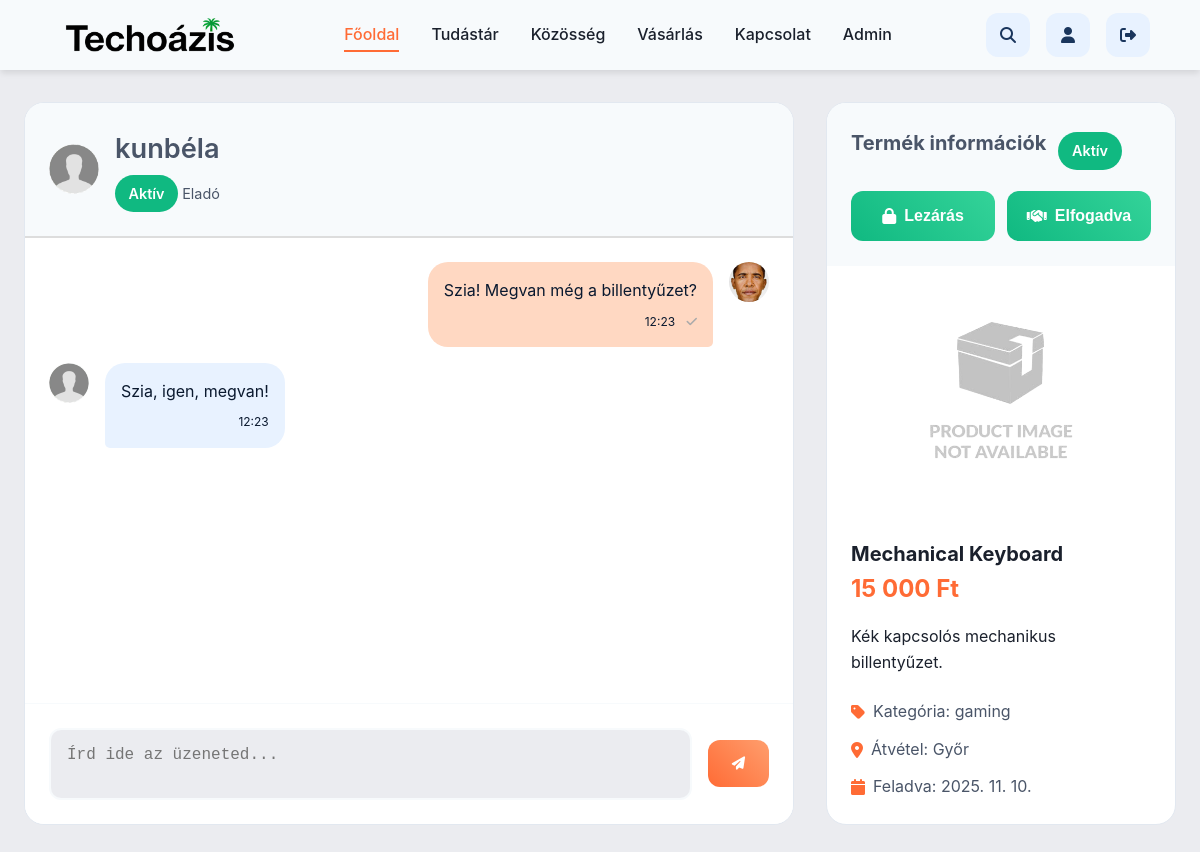
Page /pages/conversation.php?product_id=6 (signed in) on the committed database.
### tables this page shows
CREATE TABLE users (
  user_id int(11) NOT NULL AUTO_INCREMENT PRIMARY KEY,
  username varchar(100) NOT NULL,
  username_slug varchar(100) DEFAULT NULL,
  email varchar(255) NOT NULL,
  user_password varchar(255) NOT NULL,
  is_active char(1) NOT NULL DEFAULT 'A',
  registration_date datetime DEFAULT CURRENT_TIMESTAMP,
  user_role char(1) NOT NULL,
  ip varchar(45) DEFAULT NULL,
  activation_code varchar(128) DEFAULT NULL,
  profile_image varchar(255) NOT NULL DEFAULT 'uploads/profile_images/anonymous.png',
  total_posts int(11) DEFAULT 0,
  total_comments int(11) DEFAULT 0,
  sold_items int(11) DEFAULT 0,
  bought_items int(11) DEFAULT 0,
  avg_rating decimal(3,2) DEFAULT 0.00,
  reset_token_hash varchar(64) DEFAULT NULL,
  reset_token_expires_at datetime DEFAULT NULL,
  remember_token VARCHAR(64) NULL,
  remember_expire DATETIME NULL
);

CREATE TABLE conversations (
  conversation_id int(11) NOT NULL AUTO_INCREMENT PRIMARY KEY,
  product_id int(11) NOT NULL,
  seller_user_id int(11) NOT NULL,
  buyer_user_id int(11) NOT NULL,
  conv_status enum('open','deal_made','archived') DEFAULT 'open',
  created_at datetime DEFAULT CURRENT_TIMESTAMP,
  updated_at datetime DEFAULT NULL,
  is_seller_agreed tinyint(1) DEFAULT 0,
  is_buyer_agreed tinyint(1) DEFAULT 0,
  seller_archived tinyint(1) DEFAULT 0,
  buyer_archived tinyint(1) DEFAULT 0,
  UNIQUE KEY product_id (product_id, buyer_user_id)
);

CREATE TABLE products (
  product_id int(11) NOT NULL AUTO_INCREMENT PRIMARY KEY,
  seller_user_id int(11) NOT NULL,
  product_name varchar(255) NOT NULL,
  category varchar(255) NOT NULL,
  product_description text NOT NULL,
  price decimal(10,2) DEFAULT NULL,
  product_status enum('active','sold','hidden') NOT NULL DEFAULT 'active',
  main_image_url varchar(255) DEFAULT NULL,
  pickup_location varchar(100) DEFAULT NULL,
  created_at datetime NOT NULL DEFAULT CURRENT_TIMESTAMP,
  updated_at datetime DEFAULT NULL
);

CREATE TABLE messages (
  message_id int(11) NOT NULL AUTO_INCREMENT PRIMARY KEY,
  conversation_id int(11) NOT NULL,
  sender_user_id int(11) NOT NULL,
  user_message text NOT NULL,
  sent_at datetime DEFAULT CURRENT_TIMESTAMP,
  is_read tinyint(1) DEFAULT 0
);

### app/conversation_logic.php (called while the page is built, shortened)
<?php
require_once __DIR__ . '/db.php';
$user_id = (int)$_SESSION['user_id'];
$product_id = isset($_REQUEST['product_id']) ? (int)$_REQUEST['product_id'] : 0;
$conversation_id = isset($_REQUEST['conv_id']) ? (int)$_REQUEST['conv_id'] : 0;
$stmt = $conn->prepare("
    SELECT
        p.product_id,
        p.seller_user_id,
        p.product_name,
        p.category,
        p.product_description,
        p.price,
        p.product_status,
        p.pickup_location,
        p.created_at,
        u.username AS seller_username,
        u.profile_image AS seller_image,
        (SELECT image_path FROM product_images WHERE product_id = p.product_id LIMIT 1) as main_image
    FROM products p
    JOIN users u ON p.seller_user_id = u.user_id
    WHERE p.product_id = ?
    LIMIT 1
");
$stmt->bind_param("i", $product_id);
$stmt->execute();
$result = $stmt->get_result();
$product = $result->fetch_assoc();
$is_seller = ($product['seller_user_id'] === $user_id);
if (!$is_seller && $conversation_id === 0) {
    $stmt = $conn->prepare("
        SELECT conversation_id
        FROM conversations
        WHERE product_id = ?
          AND buyer_user_id = ?
        LIMIT 1
    ");
    $stmt->bind_param("ii", $product_id, $user_id);
    $stmt->execute();
    $result = $stmt->get_result();
    $existing = $result->fetch_assoc();
    if ($existing) {
        $conversation_id = (int)$existing['conversation_id'];
    }
}
$stmt = $conn->prepare("
    SELECT
        c.*,
        p.product_name,
        p.product_status,
        u1.username AS seller_username,
        u2.username AS buyer_username
    FROM conversations c
    JOIN products p ON c.product_id = p.product_id
    JOIN users u1 ON c.seller_user_id = u1.user_id
    JOIN users u2 ON c.buyer_user_id = u2.user_id
    WHERE c.conversation_id = ?
    LIMIT 1
");
$stmt->bind_param("i", $conversation_id);
$stmt->execute();
$result = $stmt->get_result();
$conversation = $result->fetch_assoc();
$other_user_id = ($conversation['seller_user_id'] === $user_id) ? (int)$conversation['buyer_user_id'] : (int)$conversation['seller_user_id'];
$stmt = $conn->prepare("SELECT user_id, username, profile_image FROM users WHERE user_id = ? LIMIT 1");
$stmt->bind_param("i", $other_user_id);
$stmt->execute();
$other_user = $stmt->get_result()->fetch_assoc();
$stmt = $conn->prepare("
    SELECT
        m.message_id,
        m.conversation_id,
        m.sender_user_id,
        m.user_message,
        m.sent_at,
        m.is_read,
        u.username,
        u.profile_image
    FROM messages m
    JOIN users u ON m.sender_user_id = u.user_id
    WHERE m.conversation_id = ?
    ORDER BY m.sent_at ASC
");
$stmt->bind_param("i", $conversation_id);
$stmt->execute();
$result = $stmt->get_result();
$messages = $result->fetch_all(MYSQLI_ASSOC);
?>

### pages/conversation.php (the view, shortened to what this page needs)
<?php
require_once __DIR__ . '/../core/config.php';
require_once ROOT_PATH . '/app/conversation_logic.php';
?>
<!DOCTYPE html>
<html lang="hu">
<head>
    <link rel="stylesheet" href="<?= BASE_URL ?>/assets/css/index.css">
    <link rel="stylesheet" href="<?= BASE_URL ?>/assets/css/animations_microinteractions.css">
    <link rel="stylesheet" href="<?= BASE_URL ?>/assets/css/button_system.css">
    <link rel="stylesheet" href="<?= BASE_URL ?>/assets/css/modern_navbar.css">
    <link rel="stylesheet" href="<?= BASE_URL ?>/assets/css/conversation.css">
    <link rel="stylesheet" href="<?= BASE_URL ?>/assets/css/reset&base_styles.css">
    <link rel="stylesheet" href="<?= BASE_URL ?>/assets/css/container&grid_system.css">
    <link rel="stylesheet" href="https://cdnjs.cloudflare.com/ajax/libs/font-awesome/6.7.2/css/all.min.css" />
</head>
<body>
    <?php include ROOT_PATH . '/views/navbar.php'; ?>
    <section class="section-padding">
        <div class="conversation-container">
            <div class="conversation-layout">
                <div class="chat-section">
                    <div class="chat-header">
                        <div class="user-avatar">
                            <?php
                            $is_external = preg_match('/^https?:\/\//', $other_user['profile_image']);
                            if (!empty($other_user['profile_image'])) {
                                if ($is_external) {
                                    $other_profile_image = htmlspecialchars($other_user['profile_image']);
                                } else {
                                    $other_profile_image = BASE_URL . '/' . htmlspecialchars($other_user['profile_image']);
                                }
                            } else {
                                $other_profile_image = BASE_URL . 'uploads/profile_images/anonymous.png';
                            }
                            ?>
                            <img src="<?php echo $other_profile_image; ?>"
                                 alt="<?php echo htmlspecialchars($other_user['username']); ?>">
                        </div>
                        <div class="user-info">
                            <h3><?php echo htmlspecialchars($other_user['username']); ?></h3>
                            <p>
                                <span class="product-status-badge <?php echo $conversation['product_status']; ?>">
                                    <?php
                                    $status_map = ['active' => 'Aktív', 'sold' => 'Eladva', 'hidden' => 'Rejtett'];
                                    echo $status_map[$conversation['product_status']] ?? $conversation['product_status'];
                                    ?>
                                </span>
                                <?php echo $is_seller ? 'Vevő' : 'Eladó'; ?>
                            </p>
                        </div>
                    </div>
                    <div class="messages-container" id="messages-container">
                        <?php if (empty($messages)): ?>
                            <div class="empty-messages">
                                <i class="fas fa-comment-slash"></i>
                                <h3>Még nincsenek üzenetek</h3>
                                <p>Legyél te az első, aki üzenetet küld!</p>
                            </div>
                        <?php else: ?>
                            <?php foreach ($messages as $message): ?>
                                <?php
                                $is_external = preg_match('/^https?:\/\//', $message['profile_image']);
                                if (!empty($message['profile_image'])) {
                                    if ($is_external) {
                                        $message_profile_image = htmlspecialchars($message['profile_image']);
                                    } else {
                                        $message_profile_image = BASE_URL . '/' . htmlspecialchars($message['profile_image']);
                                    }
                                } else {
                                    $message_profile_image = BASE_URL . 'uploads/profile_images/anonymous.png';
                                }
                                ?>
                                <div class="message <?php echo $message['sender_user_id'] == $user_id ? 'sent' : 'received'; ?>" data-message-id="<?php echo $message['message_id']; ?>">
                                    <div class="message-avatar">
                                        <img src="<?php echo $message_profile_image; ?>" alt="Avatar">
                                    </div>
                                    <div class="message-content">
                                        <div class="message-text"><?php echo nl2br(htmlspecialchars($message['user_message'])); ?></div>
                                        <div class="message-time">
                                            <?php echo date('H:i', strtotime($message['sent_at'])); ?>
                                            <?php if ($message['sender_user_id'] == $user_id): ?>
                                                <?php if ($message['is_read']): ?>
                                                    <i class="fas fa-check-double message-status-icon read" title="Látta" style="margin-left: 0.5rem; color: var(--accent-600);"></i>
                                                <?php else: ?>
                                                    <i class="fas fa-check message-status-icon sent" title="Elküldve" style="margin-left: 0.5rem; color: #aaa;"></i>
                                                <?php endif; ?>
                                            <?php endif; ?>
                                        </div>
                                    </div>
                                </div>
                            <?php endforeach; ?>
                        <?php endif; ?>
                    </div>
                    <?php if ($conversation['conv_status'] === 'open'): ?>
                        <div class="message-input-container">
                            <form class="message-input-form" id="message-form" method="POST" action="<?= BASE_URL ?>/pages/conversation.php?conv_id=<?php echo $conversation_id; ?>&product_id=<?php echo $product_id; ?>">
                                <textarea class="message-input" id="message-input" name="user_message" placeholder="Írd ide az üzeneted..." required></textarea>
                                <button type="submit" class="send-button" id="send-button">
                                    <i class="fas fa-paper-plane"></i>
                                </button>
                            </form>
                        </div>
                    <?php endif; ?>
                </div>
                <div class="product-sidebar">
                    <div class="product-header">
                        <div class="info">
                            <h3>Termék információk</h3>
                            <div class="product-status-badge <?php echo $conversation['product_status']; ?>">
                                <?php echo $status_map[$conversation['product_status']] ?? $conversation['product_status']; ?>
                            </div>
                        </div>
                        <form method="POST" action="<?= BASE_URL ?>/pages/conversation.php?conv_id=<?php echo $conversation_id; ?>&product_id=<?php echo $product_id; ?>">
                            <div class="deal-actions-inline">
                                <button type="submit" name="close_conversation" class="deal-button"
                                        style="background-color: var(--error, #dc3545);"
                                        onclick="return confirm('Biztosan le akarod zárni a beszélgetést?');"
                                        <?php echo $conversation['conv_status'] !== 'open' ? 'disabled' : ''; ?>>
                                    <i class="fas fa-lock"></i>
                                    <?php echo $conversation['conv_status'] === 'archived' ? 'Lezárva' : 'Lezárás'; ?>
                                </button>
                                <?php if ($conversation['conv_status'] === 'open' && $conversation['product_status'] === 'active'): ?>
                                    <?php
                                        $i_have_agreed = ($is_seller && $conversation['is_seller_agreed']) || (!$is_seller && $conversation['is_buyer_agreed']);
                                    ?>
                                    <?php if (!$i_have_agreed): ?>
                                        <button type="submit" name="mark_as_sold" class="deal-button"
                                                onclick="return confirm('Megerősíted, hogy megállapodtatok az üzletben? Ha a másik fél is rányom, a termék eladottá válik.');">
                                            <i class="fas fa-handshake"></i> Elfogadva
                                        </button>
                                    <?php endif; ?>
                                <?php elseif ($conversation['conv_status'] === 'deal_made'): ?>
                                    <button type="button" class="deal-button sold" disabled>
                                        <i class="fas fa-check-circle"></i> Megkötve
                                    </button>
                                <?php endif; ?>
                            </div>
                        </form>
                    </div>
                    <div class="product-images">
                        <img src="<?php echo htmlspecialchars(BASE_URL . '/' . ($product['main_image'] ?? 'uploads/products/default_product.png')); ?>"
                             alt="<?php echo htmlspecialchars($product['product_name']); ?>" class="main-product-image">
                    </div>
                    <div class="product-details">
                        <div class="product-name">
                            <?php echo htmlspecialchars($conversation['product_name']); ?>
                        </div>
                        <div class="product-price">
                            <?php echo $product['price'] ? number_format($product['price'], 0, ',', ' ') . ' Ft' : 'Alkuképes'; ?>
                        </div>
                        <div class="product-description">
                            <?php echo nl2br(htmlspecialchars($product['product_description'])); ?>
                        </div>
                        <div class="product-meta">
                            <div class="meta-item"><i class="fas fa-tag"></i> Kategória: <?php echo htmlspecialchars($product['category']); ?></div>
                            <div class="meta-item"><i class="fas fa-map-marker-alt"></i> Átvétel: <?php echo htmlspecialchars($product['pickup_location'] ?? '-'); ?></div>
                            <div class="meta-item"><i class="fas fa-calendar"></i> Feladva: <?php echo date('Y. m. d.', strtotime($product['created_at'])); ?></div>
                        </div>
                    </div>
                </div>
            </div>
        </div>
    </section>
</body>
</html>

### rows in the picture
users: profile_image (placeholder picture), username "kunbéla"
conversations: product.product_status "Aktív", product.product_name "Mechanical Keyboard"
messages: users.profile_image (picture), user_message "Szia! Megvan még a billentyűzet?", sent_at "12:23", is_read 0 (drawn)
messages: users.profile_image (placeholder picture), user_message "Szia, igen, megvan!", sent_at "12:23"
products: price "15 000", product_description "Kék kapcsolós mechanikus billentyűzet.", category "gaming", pickup_location "Győr", created_at "2025. 11. 10."
